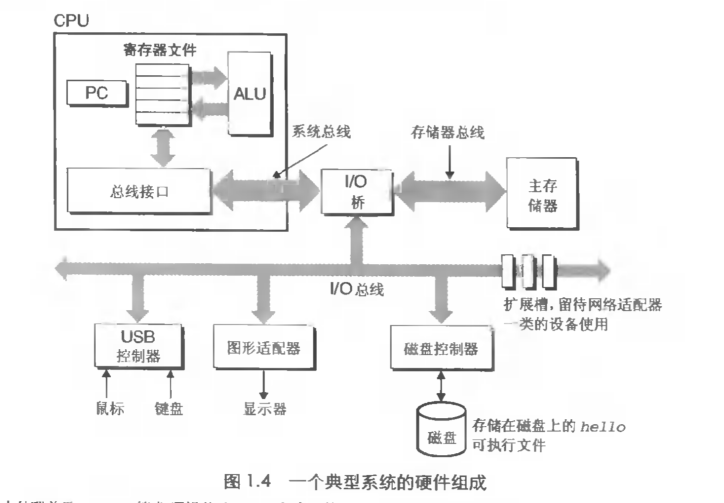
#> input picture docs/resource/book/1.png, 1448 x 1006 px, found by its file name (shown at 1/2 size)
$ python img.py
#> lines starting #> are read from the running program, lines starting #| are printed output that depends on the picture; pictures that were not available may be replaced by others from this repository, and a replacement may not be noted
"""
author:@
"""
from PIL import Image
import  os
p1=os.path.join(os.path.dirname(__file__),'files','1.png')
p2=os.path.join(os.path.dirname(__file__),'files','2.jpg')
#加载底图
base_img = Image.open(p1)
#> base_img is the input picture: PIL image 1448x1006 RGBA; mean R, G, B, A 243.3, 243.3, 243.3, 255
# 可以查看图片的size和mode，常见mode有RGB和RGBA，RGBA比RGB多了Alpha透明度
print (base_img.size, base_img.mode)
#| (1448, 1006) RGBA
# box = (166, 64, 320, 337)  # 底图上需要P掉的区域
box = (500, 10, 880, 337)  # 底图上需要P掉的区域

#加载需要P上去的图片
tmp_img = Image.open(p2)
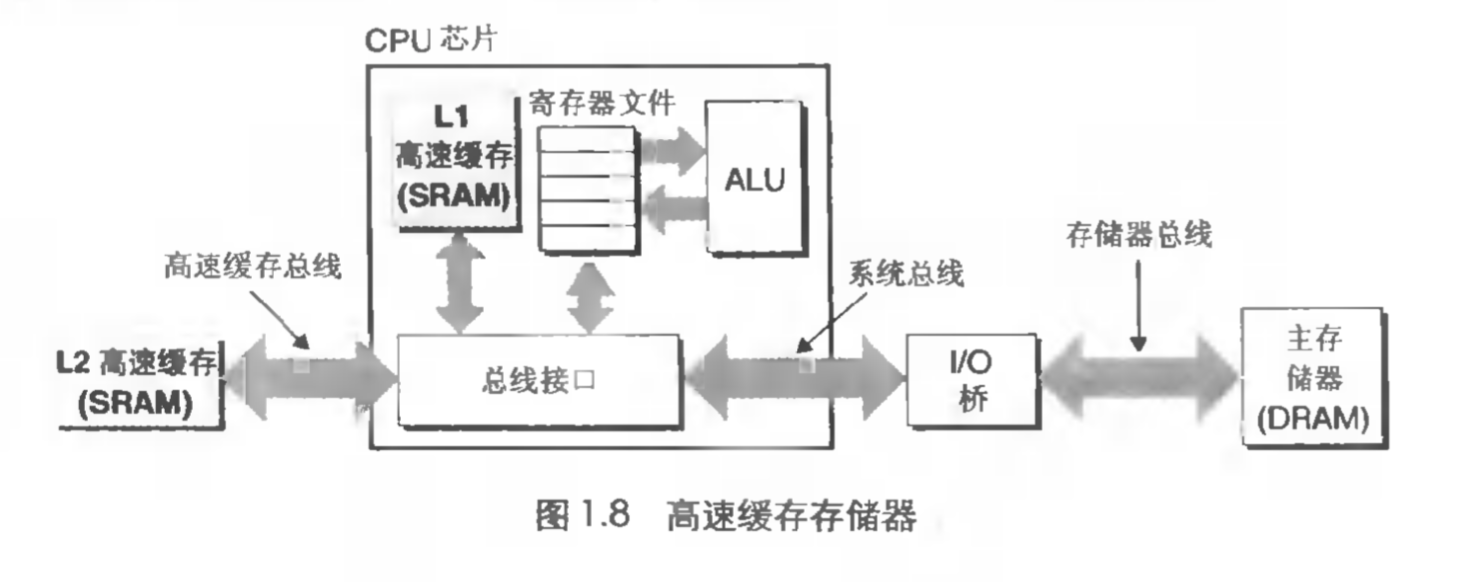
#> input picture docs/resource/book/2.png, 1460 x 582 px, given in place of 2.jpg, which was not available
#> tmp_img is the input picture: PIL image 1460x582 RGBA; mean R, G, B, A 241.3, 241.3, 241.3, 255

"压缩图片"
size =500,250
tmp_img.thumbnail(size)
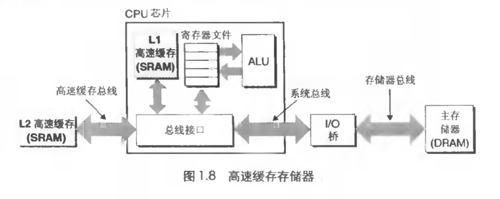
#> tmp_img: PIL image 500x199 RGBA; mean R, G, B, A 241.2, 241.2, 241.2, 255
tmp_img.save("2.jpg",'JPEG')
p3=os.path.join(os.path.dirname(__file__),'2.jpg')
tmp_img = Image.open(p2)
#这里可以选择一块区域或者整张图片
# region = tmp_img.crop((0,0,304,546)) #选择一块区域
#或者使用整张图片
region = tmp_img

#使用 paste(region, box) 方法将图片粘贴到另一种图片上去.
# 注意，region的大小必须和box的大小完全匹配。但是两张图片的mode可以不同，合并的时候回自动转化。如果需要保留透明度，则使用RGMA mode
#提前将图片进行缩放，以适应box区域大小
# region = region.rotate(180) #对图片进行旋转
region = region.resize((box[2] - box[0], box[3] - box[1]))
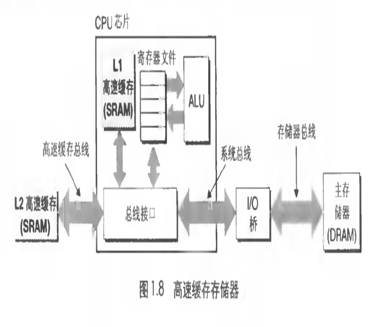
#> region: PIL image 380x327 RGBA; mean R, G, B, A 241.3, 241.3, 241.3, 255
base_img.paste(region, box)
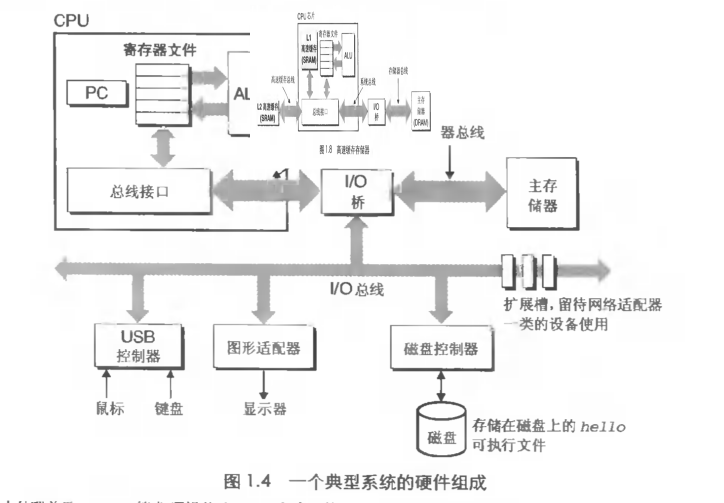
#> base_img: PIL image 1448x1006 RGBA (shown at 1/2 size); mean R, G, B, A 242.9, 242.9, 242.9, 255
base_img.show() # 查看合成的图片
base_img.save('out.png') #保存图片
